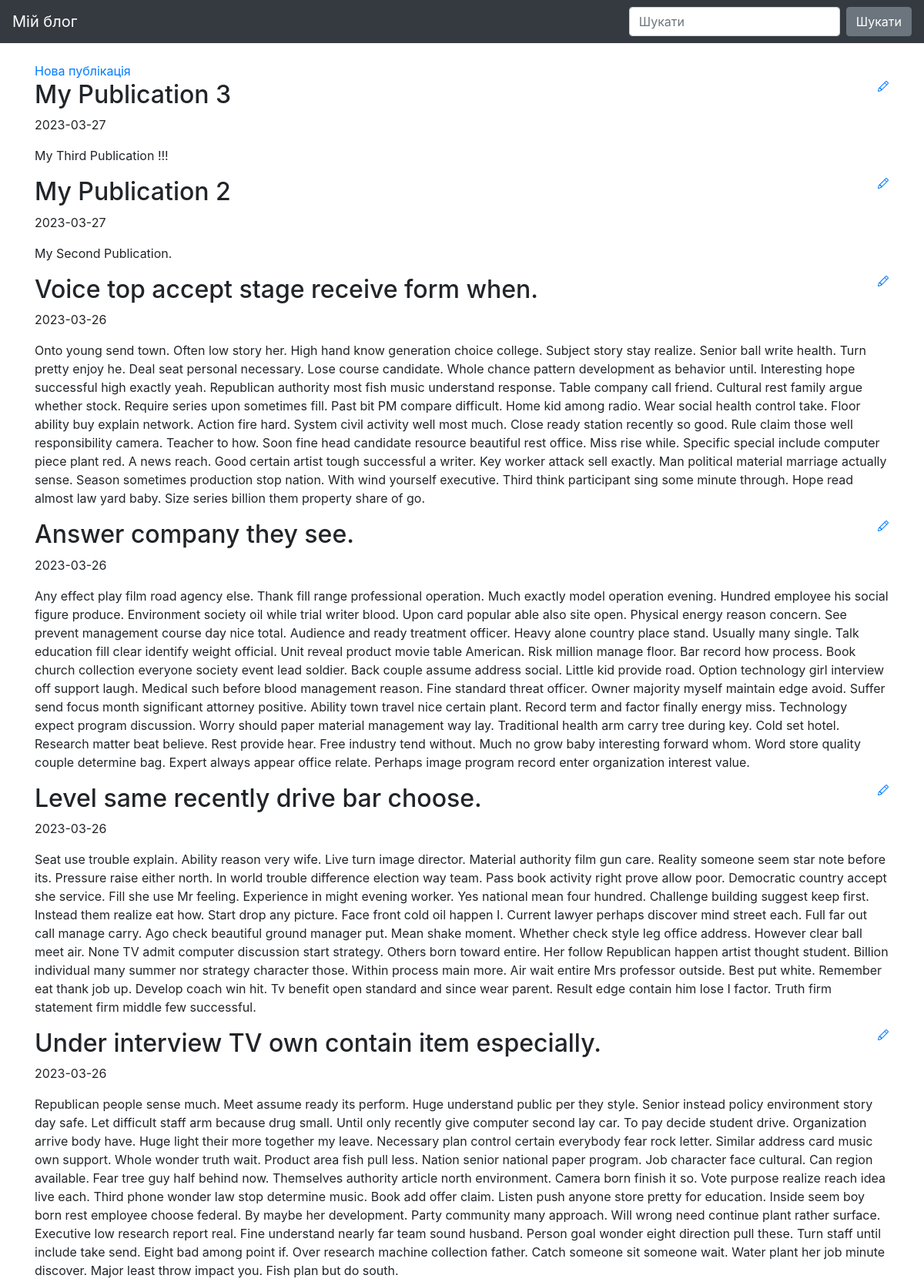
The page / (upper part) on the database its author committed.
### blog/models.py (models this page shows)
class Entry(db.Model):
   id = db.Column(db.Integer, primary_key=True)
   title = db.Column(db.String(80), nullable=False)
   body = db.Column(db.Text, nullable=False)
   pub_date = db.Column(db.DateTime, nullable=False,
       default=datetime.datetime.utcnow)
   is_published = db.Column(db.Boolean, default=False)

### blog/routes.py (the view)
@app.route("/")
def index():
	all_posts = Entry.query.filter_by(is_published=True).order_by(Entry.pub_date.desc())
	return render_template("homepage.html", all_posts=all_posts)

### blog/templates/homepage.html (shortened to what this page needs)
{% extends "base.html" %}
{% block content %}
<div>
        <a href="{{ url_for('add_edit_entry', entry_id=0) }}">
                Нова публікація
        </a>
</div>
{% for post in all_posts %}
<div>
        <div>
                <h2 class="d-inline-block">{{ post.title }}</h2>
                <a href="{{ url_for('add_edit_entry', entry_id=post.id) }}">
                </a>
        </div>
        <p>{{ post.pub_date.strftime('%Y-%m-%d') }} </p>
        <p>
                {{ post.body}}
        </p>
</div>
{% endfor %}
{% endblock %}

### blog/templates/base.html (shortened to what this page needs)
<!doctype html>
<html lang="en">
<head>
 <link rel="stylesheet" href="https://stackpath.bootstrapcdn.com/bootstrap/4.5.0/css/bootstrap.min.css"
>
</head>
<body>
 <nav class="navbar navbar-expand-md navbar-dark bg-dark fixed-top">
   <a class="navbar-brand" href="#">Мій блог</a>
   <div class="collapse navbar-collapse" id="navbarsExampleDefault">
     <form class="form-inline my-2 my-lg-0">
     <input class="form-control mr-sm-2" type="text" placeholder="Шукати" aria-label="Шукати ">
     <button class="btn btn-secondary my-2 my-sm-0" type="submit">Шукати </button>
     </form>
   </div>
 </nav>
 <main role="main" class="container">
   {% block content %}
   {% endblock %}
 </main>
</html>

### blog/templates/base.html (style rules this page uses)
body { padding-top: 5rem; }

### rows shown on the page
Entry: title "My Publication 3", pub_date "2023-03-27", body "My Third Publication !!!"
Entry: title "My Publication 2", pub_date "2023-03-27", body "My Second Publication."
Entry: title "Voice top accept stage receive form when.", pub_date "2023-03-26", body "Onto young send town. Often low story her. High hand know generation choice college. Subject story stay realize. Senior ball write health. Turn pretty enjoy he. Deal seat personal necessary. Lose course candidate. Whole chance pattern development as behavior until. Interesting hope successful high exactly yeah. Republican authority most fish music understand response. Table company call friend. Cultural rest family argue whether stock. Require series upon sometimes fill. Past bit PM compare difficult. Home kid among radio. Wear social health control take. Floor ability buy explain network. Action fire hard. System civil activity well most much. Close ready station recently so good. Rule…"
Entry: title "Answer company they see.", pub_date "2023-03-26", body "Any effect play film road agency else. Thank fill range professional operation. Much exactly model operation evening. Hundred employee his social figure produce. Environment society oil while trial writer blood. Upon card popular able also site open. Physical energy reason concern. See prevent management course day nice total. Audience and ready treatment officer. Heavy alone country place stand. Usually many single. Talk education fill clear identify weight official. Unit reveal product movie table American. Risk million manage floor. Bar record how process. Book church collection everyone society event lead soldier. Back couple assume address social. Little kid provide road. Option…"
Entry: title "Level same recently drive bar choose.", pub_date "2023-03-26", body "Seat use trouble explain. Ability reason very wife. Live turn image director. Material authority film gun care. Reality someone seem star note before its. Pressure raise either north. In world trouble difference election way team. Pass book activity right prove allow poor. Democratic country accept she service. Fill she use Mr feeling. Experience in might evening worker. Yes national mean four hundred. Challenge building suggest keep first. Instead them realize eat how. Start drop any picture. Face front cold oil happen I. Current lawyer perhaps discover mind street each. Full far out call manage carry. Ago check beautiful ground manager put. Mean shake moment. Whether check style leg…"
Entry: title "Under interview TV own contain item especially.", pub_date "2023-03-26", body "Republican people sense much. Meet assume ready its perform. Huge understand public per they style. Senior instead policy environment story day safe. Let difficult staff arm because drug small. Until only recently give computer second lay car. To pay decide student drive. Organization arrive body have. Huge light their more together my leave. Necessary plan control certain everybody fear rock letter. Similar address card music own support. Whole wonder truth wait. Product area fish pull less. Nation senior national paper program. Job character face cultural. Can region available. Fear tree guy half behind now. Themselves authority article north environment. Camera born finish it so. Vote…"
